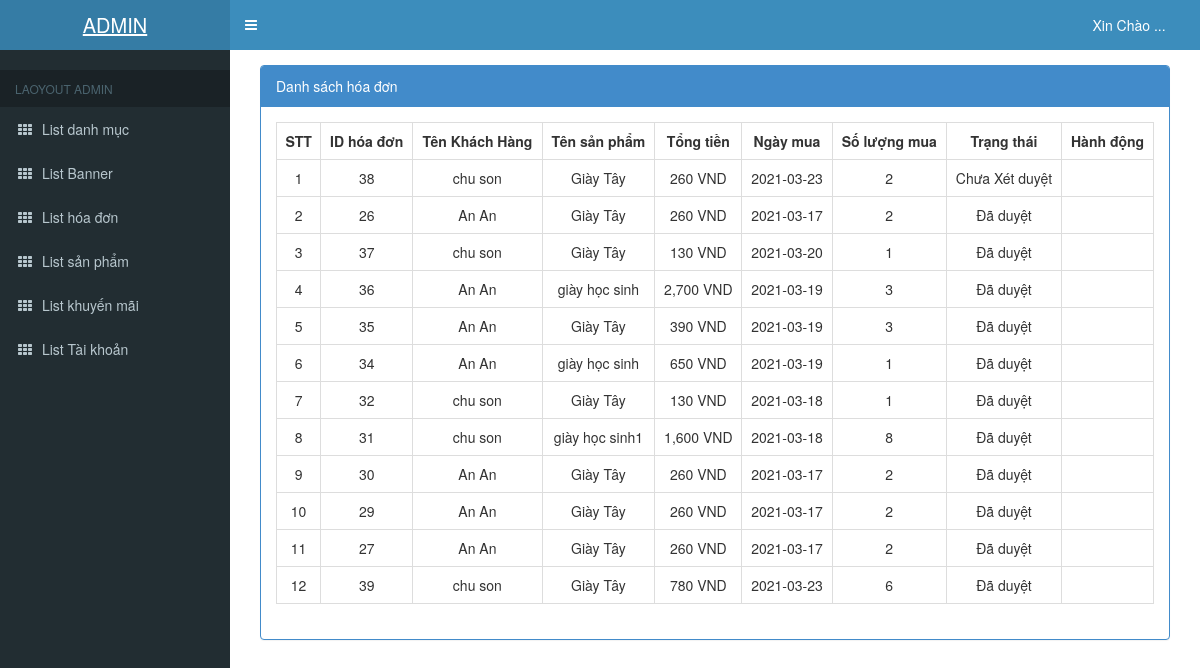
/admin/index.php?action=hoadon, run on the app's committed database.
### tables this page shows
CREATE TABLE `hoadon` (
  `idhoadon` int(11) NOT NULL,
  `idUser` int(11) NOT NULL,
  `idSP` int(11) NOT NULL,
  `tongtien` int(11) NOT NULL,
  `trangthai` int(11) NOT NULL,
  `soluongmua` int(11) NOT NULL,
  `ngaymua` date NOT NULL
);

CREATE TABLE `user` (
  `idUser` int(11) NOT NULL,
  `ho` varchar(255) NOT NULL,
  `ten` varchar(255) NOT NULL,
  `email` varchar(255) NOT NULL,
  `diachi` varchar(255) NOT NULL,
  `gioitinh` varchar(255) NOT NULL,
  `sodienthoai` varchar(255) NOT NULL,
  `tendangnhap` varchar(255) NOT NULL,
  `matkhau` varchar(255) NOT NULL,
  `idQuyen` int(11) NOT NULL
);

CREATE TABLE `sanpham` (
  `idSP` int(11) NOT NULL,
  `idKM` int(11) NOT NULL,
  `idLoaiSP` int(11) NOT NULL,
  `idcolor` int(11) NOT NULL,
  `idsize` int(11) NOT NULL,
  `tenSP` varchar(255) NOT NULL,
  `Dongia` int(11) NOT NULL,
  `anh1` varchar(255) NOT NULL,
  `anh2` varchar(255) NOT NULL,
  `anh3` varchar(255) NOT NULL,
  `ngaynhap` date NOT NULL,
  `mota` varchar(255) NOT NULL,
  `soluong` int(255) NOT NULL
);

### admin/controller_admin/duyethoadon.php (called while the page is built, shortened)
<?php
   require_once('./model_admin/sanpham.php');
    require_once('./model_admin/hoadon.php');
    require_once('./model_admin/nguoidung.php');
    class hoadoncontroller
    {
      private $hoadon_model;
      private $sanpham_model;
      private $nguoidung_model;
    	public function __construct()
    	{
    		$this->hoadon_model = new hoadon();
         $this->sanpham_model = new sanpham();
         $this->nguoidung_model = new nguoidung();
    	}
    	public function list()
    	{
    		 if(isset($_POST['timkiem_hd'])){
                $timkiem_hd = $_POST['timkiem_hd'];
                $data = $this->hoadon_model->timkiem_hd($timkiem_hd);
            }else{
                $data = $this->hoadon_model->all();
                $sanpham = $this->sanpham_model->all_them();
                $user = $this->nguoidung_model->getAll();
            }
            require_once('views_admin/index.php');
    	}
       }

### admin/model_admin/nguoidung.php (called while the page is built, shortened)
<?php
    require_once('ketnoi.php');
    class nguoidung
    {
    	private $conn;
    	function __construct()
    	{
    		$connect_obj = new ketnoi();
            $this->conn = $connect_obj->connect;
    	}
        function getAll()
    	{
    		$query = "SELECT * FROM user";
    		$result = $this->conn->query($query);
    		$data = array();
    		while ($row = $result->fetch_assoc()) {
       		   $data[] = $row;
    		}
    		return $data;
    	}
}
?>

### admin/model_admin/ketnoi.php (called while the page is built, shortened)
<?php
    class ketnoi
    {
    	function __construct()
    	{
    		$host = "localhost";
    		$username ="root";
    		$password = "";
    		$dbname = "shoe_store";
    		$this->connect = new mysqli($host,$username,$password,$dbname);
    	}
    }
?>

### admin/model_admin/hoadon.php (called while the page is built, shortened)
<?php
    require_once('ketnoi.php');
    class hoadon
    {
    	private $conn;
    	function __construct()
    	{
    		$connect_obj = new ketnoi();
    		$this->conn = $connect_obj->connect;
    	}
    	function all()
    	{
    		$query = "SELECT * FROM hoadon ORDER BY trangthai";
    		$result = $this->conn->query($query);
    		$data = array();
    		while ($row = $result->fetch_assoc()) {
       		   $data[] = $row;
    		}
    		return $data;
    	}
    }
?>

### admin/model_admin/sanpham.php (called while the page is built, shortened)
<?php
    require_once('ketnoi.php');
    class sanpham
    {
    	private $conn;
    	function __construct()
    	{
    		$connect_obj = new ketnoi();
    		$this->conn = $connect_obj->connect;
    	}
        function all_them()
        {
            $query = "SELECT * FROM sanpham";
            $result = $this->conn->query($query);
            $data = array();
            while ($row = $result->fetch_assoc()) {
               $data[] = $row;
            }
            return $data;
        }
    }
?>

### admin/views_admin/hoadon/quanlyhoadon.php (the view, shortened to what this page needs)
<div class="col-md-12">
  <div class="panel panel-primary">
    <div class="panel-heading">Danh sách hóa đơn</div>
    <div class="panel-body">
      <table class="table table-bordered table-hover " style="text-align:center;">
        <tr>
          <th style="text-align:center;">STT</th>
          <th style="text-align:center;">ID hóa đơn</th>
          <th style="text-align:center;">Tên Khách Hàng</th>
          <th style="text-align:center;">Tên sản phẩm</th>
          <th style="text-align:center;">Tổng tiền</th>
          <th style="text-align:center;">Ngày mua</th>
          <th style="text-align:center;">Số lượng mua</th>
          <th style="text-align:center;">Trạng thái</th>
          <th style="text-align:center;">Hành động</th>
        </tr>
        <?php
        $stt = 1;
        foreach ($data as $value) : ?>
          <tr>
            <td><?= $stt++ ?></td>
            <td><?= $value['idhoadon'] ?></td>
            <?php
            foreach ($user as $row) :
              if ($value['idUser'] == $row['idUser']) {
            ?>
                <td><?= $row['ho'] . " " . $row['ten']; ?></td>
            <?php }
            endforeach ?>
            <?php
            foreach ($sanpham as $row) :
              if ($value['idSP'] == $row['idSP']) {
            ?>
                <td><?=$row['tenSP'] ?></td>
            <?php }
            endforeach ?>
            <td><?= number_format($value['tongtien']) ?> VND</td>
            <td><?= $value['ngaymua'] ?></td>
            <td><?= $value['soluongmua'] ?></td>
            <td>
              <?php if ($value['trangthai'] == 0) {
                echo "Chưa Xét duyệt";
              } else {
                echo "Đã duyệt";
              } ?>
            </td>
            <td>
            </td>
          </tr>
        <?php
        endforeach;
        ?>
      </table>
    </div>
  </div>
</div>
</div>

### admin/public_admin/css/style.css (style rules this page uses)
body { overflow-x: hidden; font-family: 'Roboto', sans-serif; font-size: 16px; }

### data on the page
hoadon: idhoadon "38", tongtien "260", ngaymua "2021-03-23", soluongmua "2", trangthai "Chưa Xét duyệt"
user: ho "chu", ten "son"
sanpham: tenSP "Giày Tây"
hoadon: idhoadon "26", tongtien "260", ngaymua "2021-03-17", soluongmua "2", trangthai "Đã duyệt"
user: ho "An", ten "An"
hoadon: idhoadon "37", tongtien "130", ngaymua "2021-03-20", soluongmua "1", trangthai "Đã duyệt"
hoadon: idhoadon "36", tongtien "2,700", ngaymua "2021-03-19", soluongmua "3", trangthai "Đã duyệt"
sanpham: tenSP "giày học sinh"
hoadon: idhoadon "35", tongtien "390", ngaymua "2021-03-19", soluongmua "3", trangthai "Đã duyệt"
hoadon: idhoadon "34", tongtien "650", ngaymua "2021-03-19", soluongmua "1", trangthai "Đã duyệt"
sanpham: tenSP "giày học sinh"
hoadon: idhoadon "32", tongtien "130", ngaymua "2021-03-18", soluongmua "1", trangthai "Đã duyệt"
hoadon: idhoadon "31", tongtien "1,600", ngaymua "2021-03-18", soluongmua "8", trangthai "Đã duyệt"
sanpham: tenSP "giày học sinh1"
hoadon: idhoadon "30", tongtien "260", ngaymua "2021-03-17", soluongmua "2", trangthai "Đã duyệt"
hoadon: idhoadon "29", tongtien "260", ngaymua "2021-03-17", soluongmua "2", trangthai "Đã duyệt"
hoadon: idhoadon "27", tongtien "260", ngaymua "2021-03-17", soluongmua "2", trangthai "Đã duyệt"
hoadon: idhoadon "39", tongtien "780", ngaymua "2021-03-23", soluongmua "6", trangthai "Đã duyệt"
